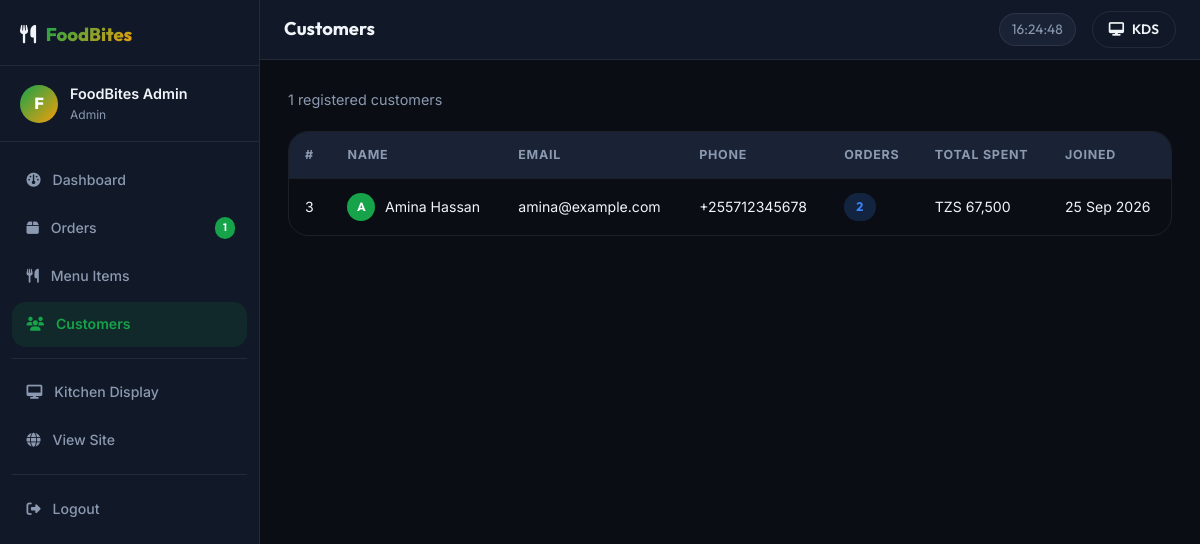
The page /admin/users.php (signed in) on the database its author committed.
### tables this page shows
CREATE TABLE `users` (
  `id`         INT(11)                               NOT NULL AUTO_INCREMENT,
  `name`       VARCHAR(100)                          NOT NULL,
  `email`      VARCHAR(100)                          NOT NULL UNIQUE,
  `phone`      VARCHAR(20)                           DEFAULT NULL,
  `password`   VARCHAR(255)                          NOT NULL,
  `role`       ENUM('customer','admin','kitchen')    NOT NULL DEFAULT 'customer',
  `created_at` TIMESTAMP                             NOT NULL DEFAULT CURRENT_TIMESTAMP,
  PRIMARY KEY (`id`),
  INDEX `idx_email` (`email`),
  INDEX `idx_role`  (`role`)
);

### includes/functions.php (called while the page is built, shortened)
<?php
function e(string $str): string
{
    return htmlspecialchars($str, ENT_QUOTES | ENT_HTML5, 'UTF-8');
}
function formatPrice(float $amount): string
{
    return CURRENCY . ' ' . number_format($amount, 0, '.', ',');
}

### admin/users.php (the view, shortened to what this page needs)
<?php
require_once dirname(__DIR__) . '/includes/functions.php';
$db = getDB();
$stmt = $db->query(
    "SELECT u.id, u.name, u.email, u.phone, u.created_at,
            COUNT(o.id)              AS order_count,
            COALESCE(SUM(o.total_amount),0) AS total_spent
     FROM users u
     LEFT JOIN orders o ON u.id = o.user_id
     WHERE u.role = 'customer'
     GROUP BY u.id
     ORDER BY u.created_at DESC"
);
$customers = $stmt->fetchAll();
require_once dirname(__DIR__) . '/includes/admin_header.php';
?>
<div class="admin-toolbar">
    <span style="font-size:.9rem;color:var(--text-muted)"><?= count($customers) ?> registered customers</span>
</div>
<div class="table-wrapper">
    <table class="admin-table">
        <thead>
            <tr>
                <th>#</th>
                <th>Name</th>
                <th>Email</th>
                <th>Phone</th>
                <th>Orders</th>
                <th>Total Spent</th>
                <th>Joined</th>
            </tr>
        </thead>
        <tbody>
            <?php foreach ($customers as $c): ?>
                <tr>
                    <td><?= $c['id'] ?></td>
                    <td>
                        <div class="user-cell">
                            <span class="user-avatar-sm"><?= strtoupper(substr($c['name'], 0, 1)) ?></span>
                            <?= e($c['name']) ?>
                        </div>
                    </td>
                    <td><?= e($c['email']) ?></td>
                    <td><?= e($c['phone'] ?? '—') ?></td>
                    <td>
                        <span class="badge <?= $c['order_count'] > 0 ? 'badge-preparing' : '' ?>">
                            <?= $c['order_count'] ?>
                        </span>
                    </td>
                    <td><?= formatPrice((float)$c['total_spent']) ?></td>
                    <td><?= date('d M Y', strtotime($c['created_at'])) ?></td>
                </tr>
            <?php endforeach; ?>
        </tbody>
    </table>
</div>
<?php require_once dirname(__DIR__) . '/includes/admin_footer.php'; ?>

### assets/css/main.css (style rules this page uses)
:root { --primary: #16A34A; --primary-dark: #15803D; --primary-light:#22C55E; --primary-glow: rgba(22,163,74,0.25); --secondary: #2C7873; --accent: #F59E0B; --pending: #F59E0B; --preparing: #3B82F6; --ready: #22C55E; --delivered: #6B7280; --cancelled: #EF4444; --success: #22C55E; --bg: #0a0d14; --bg-card: #111827; --bg-elevated: #1a2235; --bg-input: #1f2d40; --text: #f1f5f9; --text-muted: #8b9ab1; --text-subtle: #4a5568; --border: rgba(255,255,255,0.08); --shadow-md: 0 8px 24px rgba(0,0,0,0.4); --shadow-lg: 0 20px 60px rgba(0,0,0,0.5); --r-sm: 8px; --r-md: 14px; --r-lg: 20px; --r-xl: 28px; --r-full:9999px; --t-fast:0.15s ease; --t-normal:0.25s ease; --font-display:'Outfit',sans-serif; --font-body:'Inter',sans-serif; }
*,*::before,*::after { box-sizing:border-box;margin:0;padding:0 }
html { scroll-behavior:smooth }
body { font-family:var(--font-body);background:var(--bg);color:var(--text);line-height:1.6;min-height:100vh;-webkit-font-smoothing:antialiased }
.badge { display:inline-flex;align-items:center;padding:.25rem .75rem;border-radius:var(--r-full);font-size:.78rem;font-weight:700;font-family:var(--font-display);letter-spacing:.03em }
.badge-preparing { background:rgba(59,130,246,.2);color:var(--preparing) }
.table-wrapper { overflow-x:auto;border-radius:var(--r-lg);border:1px solid var(--border) }
.admin-table { width:100%;border-collapse:collapse;font-size:.88rem }
.admin-table thead th { background:var(--bg-elevated);color:var(--text-muted);font-size:.78rem;text-transform:uppercase;letter-spacing:.06em;padding:.8rem 1rem;text-align:left;white-space:nowrap }
.admin-table tbody td { padding:.9rem 1rem;border-top:1px solid var(--border) }

### assets/css/admin.css (style rules this page uses)
.admin-body { background:var(--bg);min-height:100vh }
.admin-toolbar { display:flex;align-items:center;justify-content:space-between;gap:1rem;flex-wrap:wrap;margin-bottom:1.25rem }
.user-cell { display:flex;align-items:center;gap:.6rem }
.user-avatar-sm { width:28px;height:28px;background:var(--primary);color:#fff;border-radius:50%;display:flex;align-items:center;justify-content:center;font-size:.75rem;font-weight:700;font-family:var(--font-display);flex-shrink:0 }

### rows shown on the page
users: id "3", name "A", name "Amina Hassan", email "amina@example.com", phone "+255712345678", order_count "2", total_spent "TZS 67,500", created_at "25 Sep 2026"

### other values the page prints
APP_NAME "FoodBites"
substr($_SESSION['user_name'] ?? 'A', 0, 1) "F"
$_SESSION['user_name'] "FoodBites Admin"
$_SESSION['user_role'] "Admin"
$pend "1"
$pageTitle "Customers"
count($customers) "1"
